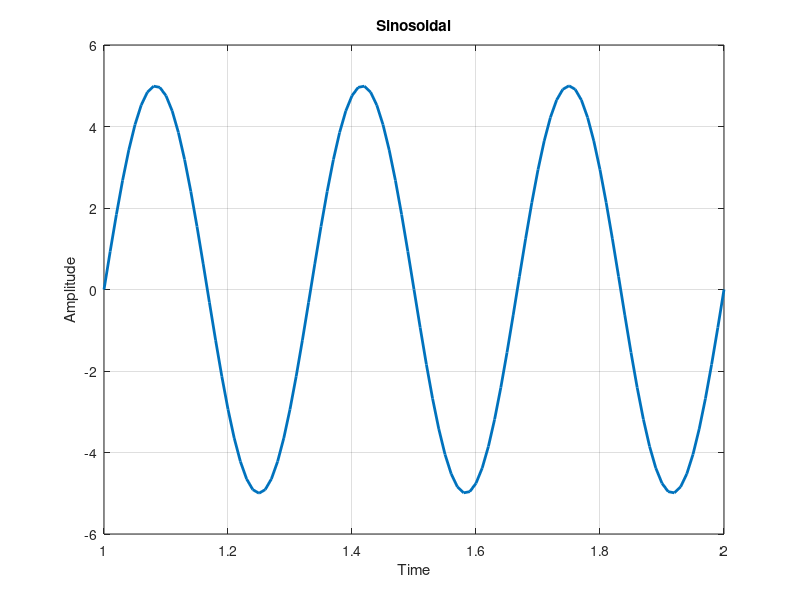

Write the MATLAB code that produced this figure.
%Sinosoidal Continuous
clear;
close all;

a = 5;
f=3;
sample =100;
t= 1:1/sample:2;
phase = 0;
wave= a* sin(2*pi*f*t + phase);
plot(t,wave,'LineWidth',2);
xlabel('Time');
ylabel('Amplitude');
title('Sinosoidal');
grid();

